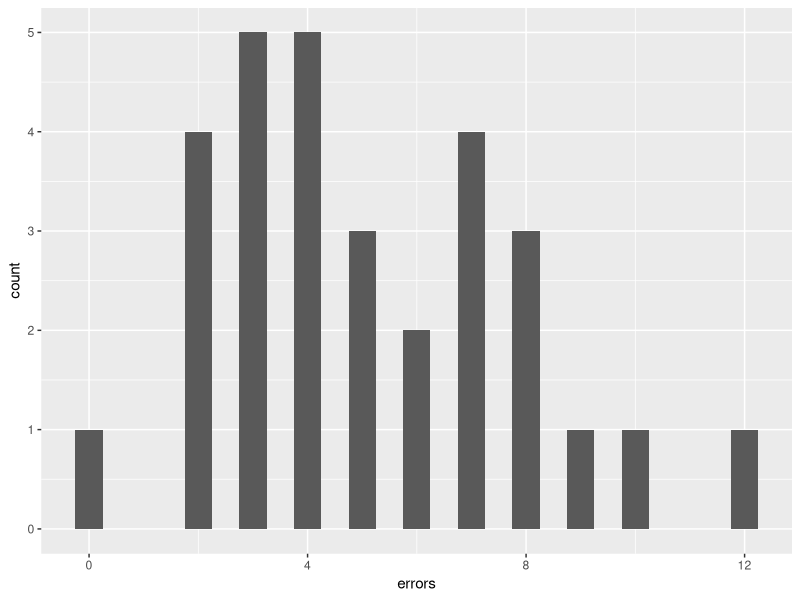
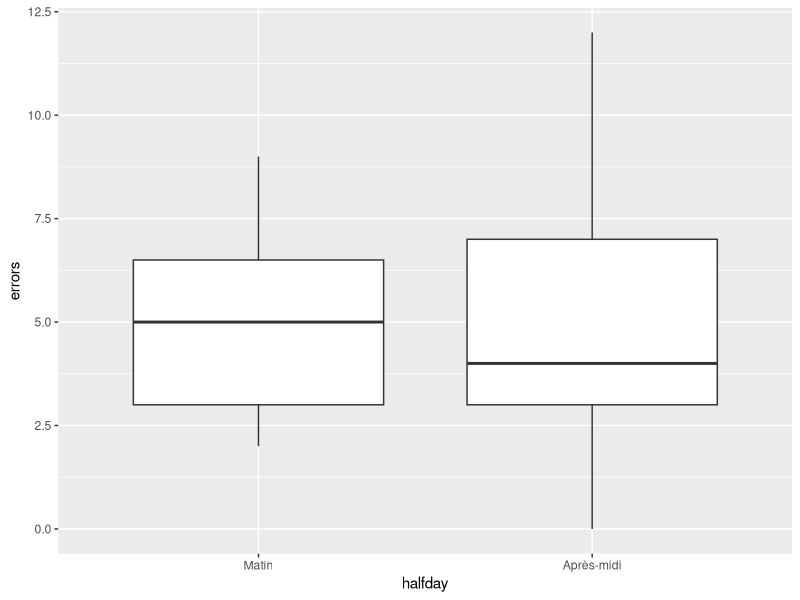
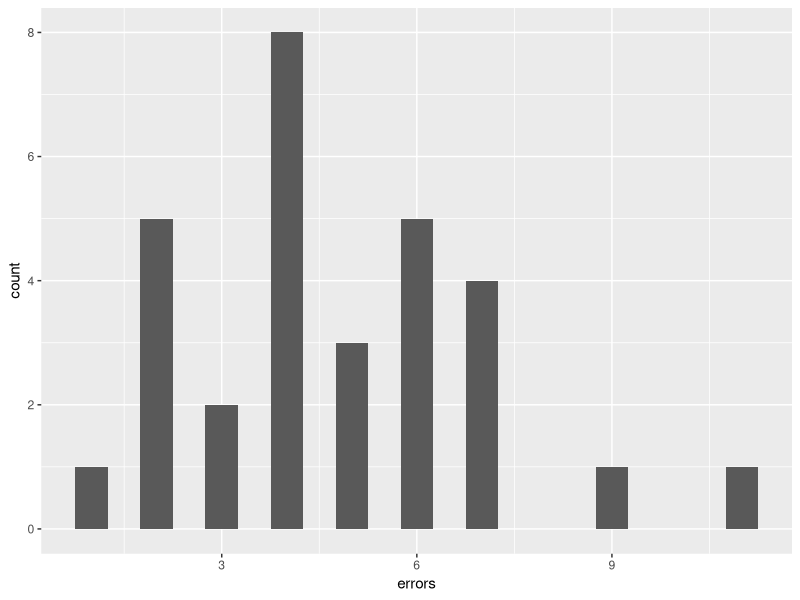
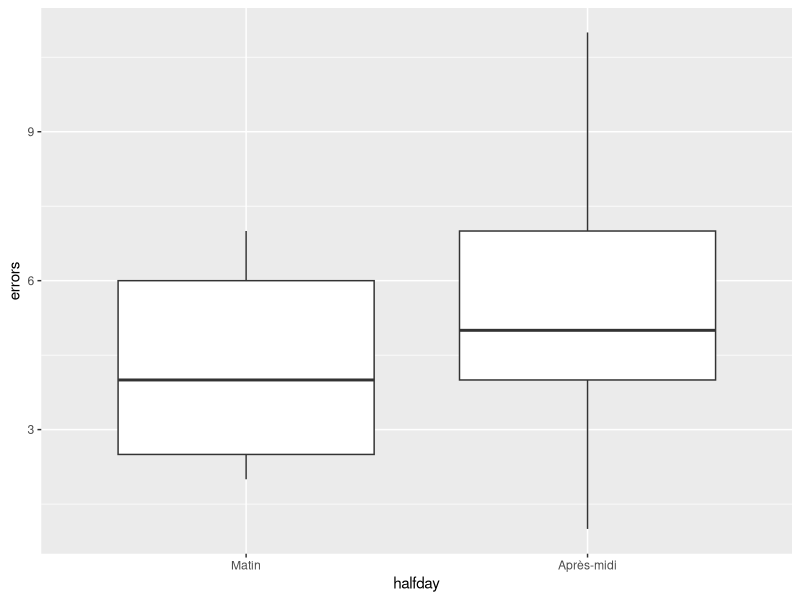
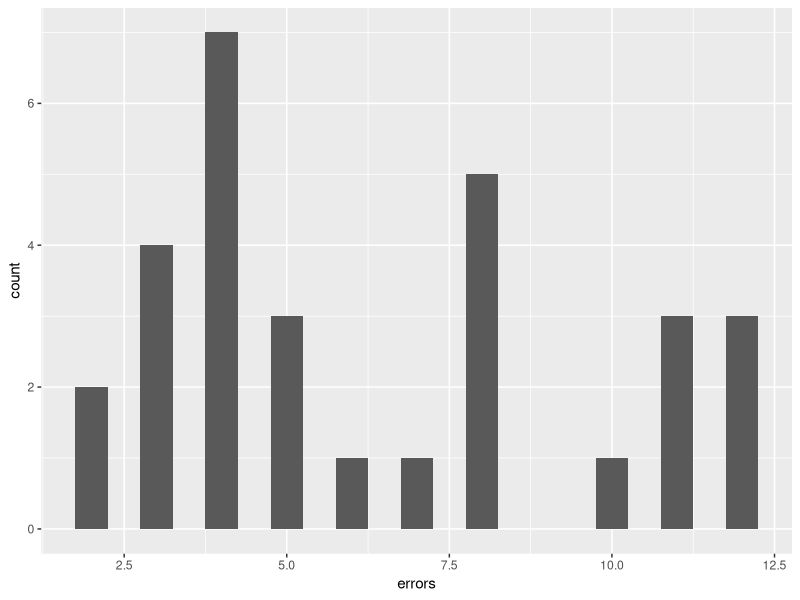
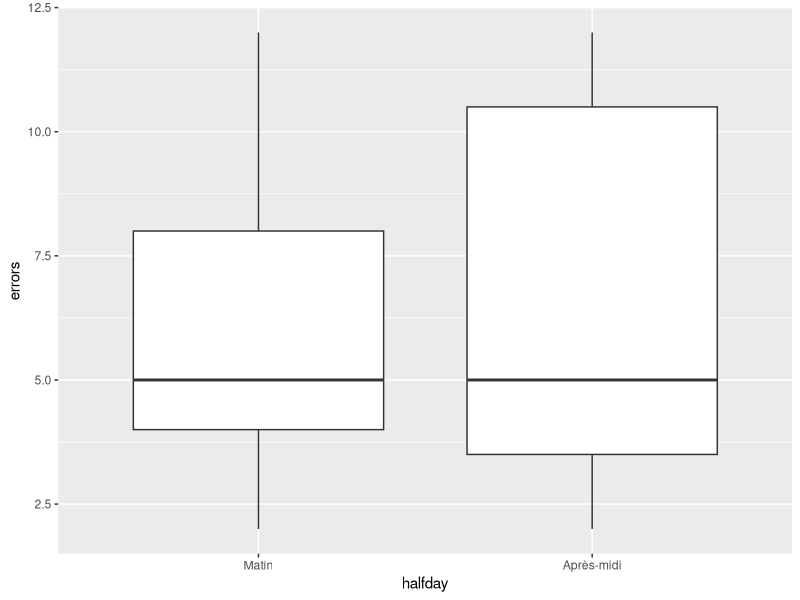
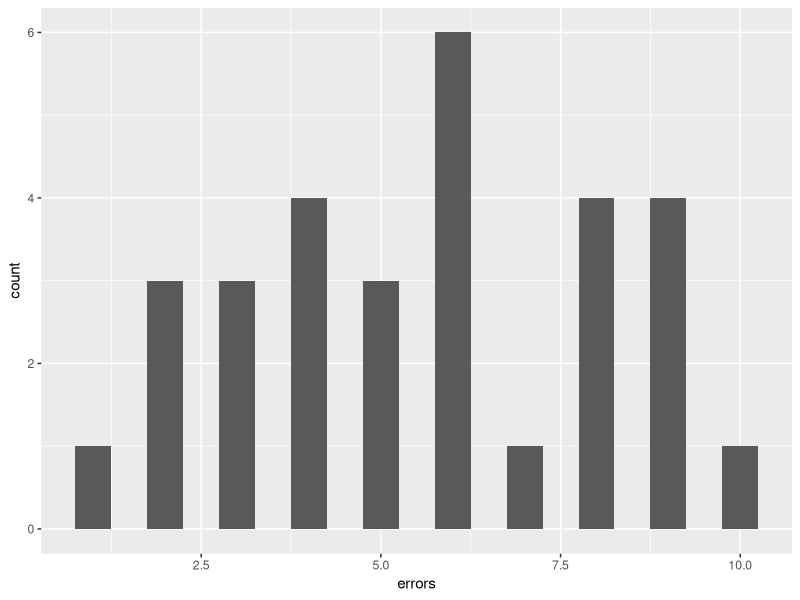
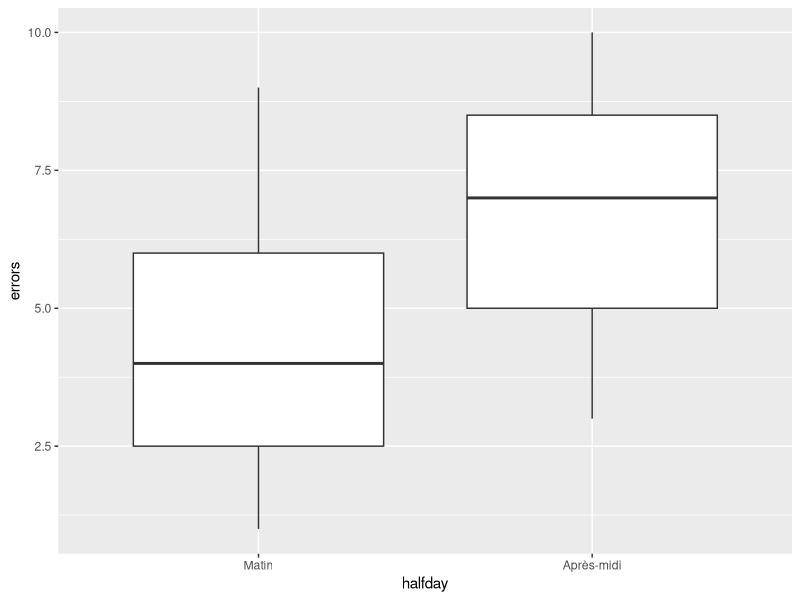

These charts were generated, in order, by the following R code:
#' ---
#' title: Caisses
#' subtitle: Exercice "caisses: nombre d'erreurs à la caisse d'un supermarché pendant 30 demi-journées"
#' author: "Bruno Fischer Colonimos"
#' date: Jeudi 15 mars 2018
#' ---


#  Libs
library(ggplot2)


# Génération des données
# runif(1,1,100)

# Paramètres généraux
morning <- "Matin"
afternoon <- "Après-midi"

# 
# size <- 15

# lambda_morning <- 5
# shiftmorning <- 0
# 
# lambda_afternoon <- 10
# shiftafternoon <- -4


# Summary function definitions
 #----------------------------
#  population sd
popsd <- function(x) {(length(x) - 1) / length(x) * sd(x)}

my_summary <- function(x) {
        lsumm <- lapply( c(length,
                           mean,
                           popsd,
                           function(x) {quantile(x, probs = c(0, 0.25, 0.5, 0.75, 1),  type = 2)}
        ), 
        function(f) f(x))
        summ <- unlist(lsumm)
        names(summ) <- c("n", "Moyenne", "Ecart-type", "Minimum", "Q1", "Médiane", "Q3", "Maximum")
        summ
}
        


# Make and show data
#--------------------
makedata <-  function(seed = 46, 
                      lambda_morning = 5,
                      shiftmorning = 0,
                      lambda_afternoon = 10,
                      shiftafternoon = - 4,
                      size = 15,
                      morethan_morning = NULL,
                      lessthan_morning = NULL,                      
                      morethan_after = NULL,
                      lessthan_after = NULL
                      ) {
        # generation
        set.seed(seed)
        xam <- rpois(size, lambda = lambda_morning) + shiftmorning  # matinées
        xpm <- rpois(size, lambda = lambda_afternoon) + shiftafternoon # après-midis
        # limits
        if (!is.null(lessthan_morning)) xam[xam > lessthan_morning] <- lessthan_morning
        if (!is.null(morethan_morning)) xam[xam < morethan_morning] <- morethan_morning
        if (!is.null(lessthan_after)) xpm[xpm > lessthan_after] <- lessthan_after
        if (!is.null(morethan_after)) xpm[xpm < morethan_after] <- morethan_after
        # labels
        lam <- rep(morning, times = size)
        lpm <- rep("Après-midi", times = size)        
        
        
        # vérification / summaries
       
        
        # my_summary(xam)
        # my_summary(xpm )
        
        dfsum <- data.frame( Matin = my_summary(xam), Après_midi = my_summary(xpm))
        print(dfsum)
        
        # graphes
        #  data
        dfgr <- data.frame(halfday = factor(c(lam, lpm), levels = c(morning, afternoon)),
                           errors = c(xam, xpm))
        
        # boxplot
        boxp <- ggplot(data = dfgr, aes(halfday, errors)) + geom_boxplot()
        # barplot
        barp <- ggplot(data = dfgr, aes(errors)) + geom_bar(width = .5)
        
        # return dataframe and summary
        list(data = dfgr, 
             summaries = dfsum,
             barp = barp,
             boxp = boxp 
             )
}


makedata(46) # ok
makedata(50)
makedata(51, lambda_morning = 6, shiftmorning = 0, lambda_afternoon = 12,shiftafternoon = -4) # ok

makedata(55, lambda_morning = 8, shiftmorning = -2, 
         lambda_afternoon = 10,shiftafternoon = -4, morethan_after = 3) # ok
